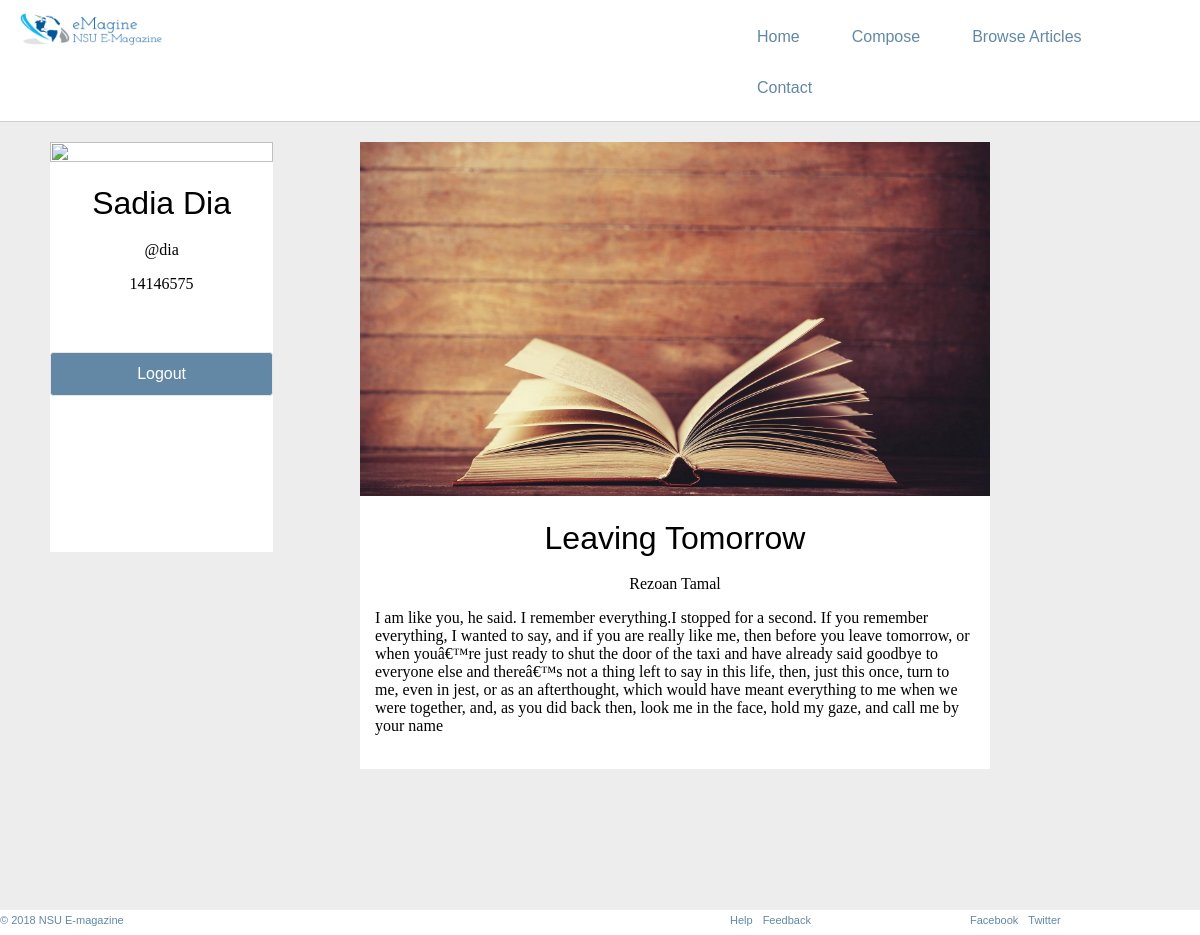
The page /post_detail.php?id=17 (signed in) on the database its author committed.
### tables this page shows
CREATE TABLE `post` (
  `POST_ID` int(11) NOT NULL,
  `USER_ID` int(11) NOT NULL,
  `HEADING` varchar(200) NOT NULL,
  `DESCRIPTION` text NOT NULL,
  `USER_NAME` varchar(40) NOT NULL
);

### post_detail.php (the view, shortened to what this page needs)
<?php
    $username = $_SESSION['userName'];
    $name = $_SESSION['name'];
    $nsuID = $_SESSION['nsuID'];
?>
<!DOCTYPE html>
<html>
<head>
	<link rel="stylesheet" type="text/css" href="style.css">
	<link rel="stylesheet" type="text/css" href="homedesign.css">
	<link rel="stylesheet" type="text/css" href="post_detail.css">
</head>
<body>
    <header>
        <div class="container">
            <a href="index.php" class="logo">
                <img src="logo.jpg" alt="NSU E-magazine" id="nylogo">
            </a>
        </div>
        <div class="navbar">
            <ul id="navItems">
                <li><a href="index.php">Home</a></li>
                <li><a href="newPost.php">Compose</a></li>
                <li><a href="allArticles.php">Browse Articles</a></li>
                <li><a href="contact.php">Contact</a></li>
            </ul>
        </div>
    </header>
<?php
	$id = $_GET['id'];
?>
    <div id="container_single">
        <div id="profileBar">
            <div id="profile">
                <img src="ball.jpg" id="profileImage">
                <br>
                <h1><?php echo $name; ?></h1>
                <p>@<?php echo $username; ?></p>
                <p><?php echo $nsuID; ?></p>
                <br>
                <a href="logout.php"><input class="btn" type="submit" name="LogoutSubmit" value="Logout" ></a>
            </div>
        </div>
	    <?php
	        require ("persistent/DBinfo.php");
	        $query =  "SELECT * FROM post WHERE POST_ID=$id";
	        $db=connection();
	        $output = mysqli_query($db,$query);
	        while ($result = mysqli_fetch_array($output)) {
	             $heading = $result['HEADING'];
	             $description = $result['DESCRIPTION'];
                 $writer = $result['USER_NAME'];
	        }
	    ?>
        <div id="feed">
            <div id="trending_single">
                <div id="">
                    <img src="books.jpg" id="trendingimage">
                </div>
                <div id="">
                    <div id="single_post_text">
                    <h1 style="text-align: center;"> <?php echo $heading; ?> </h1>
                    <p style="text-align: center;"> <?php echo $writer; ?> </p>
                    <p ><?php echo $description; ?></p>
                    <br>
                </div>
            </div>
        </div>
    </div>
</div>
<footer align="center">
    <div class="copyright">
        <a href="www.google.com">© 2018 NSU E-magazine</a>
    </div>
    <div class="helpfulLinks">
        <ul>
            <li><a href="www.google.com">Help</a></li>
            <li><a href="www.google.com">Feedback</a></li>
        </ul>
    </div>
    <div class="socialLinks">
        <ul>
            <li><a href="www.facebook.com">Facebook</a></li>
            <li><a href="www.twitter.com">Twitter</a></li>
        </ul>
    </div>
</footer>
</body>
</html>

### style.css (style rules this page uses)
body { margin: 0; }
header .container .logo img { margin: 0; width: 154px; height:40px; }
header { box-sizing: border-box; border-bottom: 1px solid #cecece; min-height: 51px; overflow: hidden; margin-bottom: 20px; padding: 11px 0 8px 15px; background-color: white; position: -webkit-sticky; position: sticky; top: 0; background: #fff; z-index: 100; }
.container { width: 60%; float: left; }
h1, h2, h3, h4, h5 { font-family: nyt-franklin,Arial,Helvetica,sans-serif; color: #000; line-height: 1em; font-weight: 500; }
.navbar { width: 40%; float: right; font-family: nyt-franklin,Arial,Helvetica,sans-serif; }
.navbar ul { list-style-type: none; margin: 0; padding: 0; overflow: hidden; background-color: #fff; }
.navbar li { float: left; margin-left: 10px; }
.navbar li a { display: block; color: #6288a5; text-align: center; padding: 14px 20px; text-decoration: none; border: 1px solid #fff; border-radius: 2em; }
footer { bottom:0; width:100%; height:25px; position: -webkit-sticky; position: sticky; top: 0; background: #fff; z-index: 100; background-color: white; }
footer a { font-size: 11px; line-height: 13px; }
a { text-decoration: none; color: #6288a5; font-size: 16px; font-family: nyt-franklin,arial,helvetica,sans-serif; line-height: 21px; }
ol, ul { list-style: none; }
ul, menu, dir { display: block; -webkit-margin-before: 1em; -webkit-margin-after: 1em; -webkit-margin-start: 0px; -webkit-margin-end: 0px; -webkit-padding-start: 40px; }
.btn { color: #fff; background-color: #6288a5; border-color: #6288a5; position: relative; padding: 0; width: 100%; height: 2.75em; font-family: nyt-franklin,arial,helvetica,sans-serif; font-size: 1em; font-weight: 500; cursor: pointer; color: #fff; margin-top: 25px; border: 1px solid #e7e7e7; border-radius: .2em; }
.copyright { width: 60%; float: left; text-align: left; }
.helpfulLinks, .socialLinks { width: 20%; float: left; }
footer ul { list-style-type: none; margin: 0; padding: 0; overflow: hidden; background-color: #fff; }
footer li { float: left; margin-left: 10px; }
footer ul li a { color: #6288a5; }

### homedesign.css (style rules this page uses)
body { margin: 0; background-color: #80808024; }
#trendingimage { width: 100%; height: 100%; }
#profileBar { width: 30%; float: left; min-height: 100px; position: -webkit-sticky; position: sticky; top: 91px; z-index: 10; }
#feed { width: 70%; float: right; }
#profile { background: white; margin: 0px 20px 0px 50px; padding-bottom: 10px; text-align: center; width: 62%; min-height: 400px; }
#profileImage { width: 100%; height: 40%; }

### post_detail.css (style rules this page uses)
#trending_single { background: #fff; height: 100%; width: 75%; margin: auto; float: left; margin-bottom: 10px; }
#container_single { margin:0; padding: 0; width: 100%; height: 100%; min-height: 768px; }
#single_post_text { padding-left: 15px; padding-right: 15px; }

### rows shown on the page
post: HEADING "Leaving Tomorrow", USER_NAME "Rezoan Tamal", DESCRIPTION "I am like you, he said. I remember everything.I stopped for a second. If you remember everything, I wanted to say, and if you are really like me, then before you leave tomorrow, or when youâ€™re just ready to shut the door of the taxi and have already said goodbye to everyone else and thereâ€™s not a thing left to say in this life, then, just this once, turn to me, even in jest, or as an afterthought, which would have meant everything to me when we were together, and, as you did back then, look me in the face, hold my gaze, and call me by your name"

### other values the page prints
$name "Sadia Dia"
$username "dia"
$nsuID "14146575"
